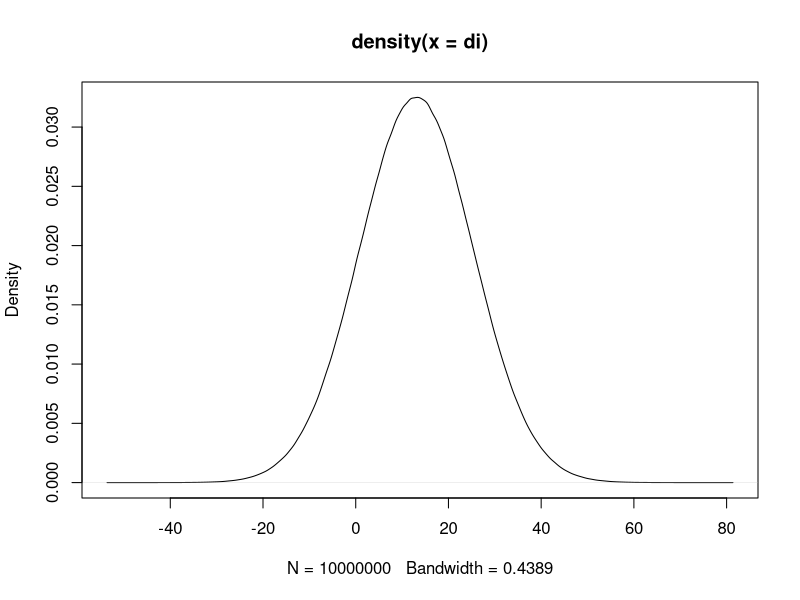

Reproduce this figure in R.
### 3a
NO_TRIALS = 10000000
res3a = mean(rnorm(NO_TRIALS, sd=sqrt(100), mean=180.3) < rnorm(NO_TRIALS, sd=sqrt(50), mean=167.2))
message(res3a)

### 3b
di = rnorm(NO_TRIALS, sd=sqrt(100), mean=180.3) - rnorm(NO_TRIALS, sd=sqrt(50), mean=167.2)
plot(density(di))
